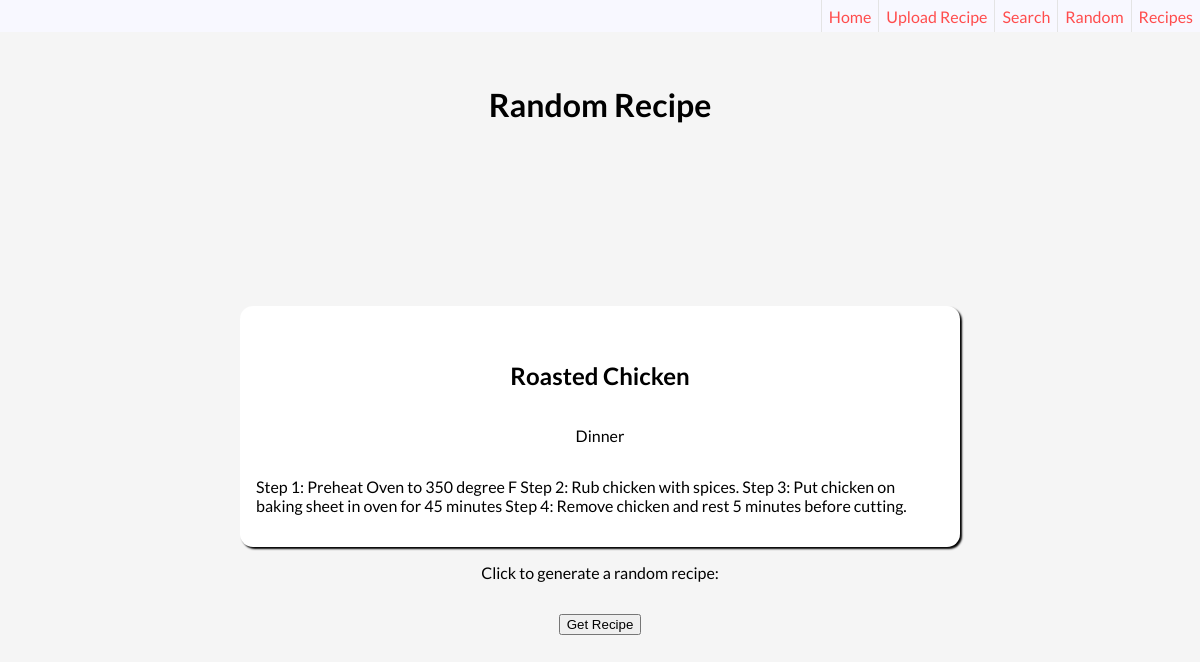
Page /random_recipe/ on the committed database.
### tables this page shows
CREATE TABLE recipes (
    id INTEGER PRIMARY KEY AUTOINCREMENT,
    title TEXT NOT NULL,
    img TEXT,
    type INTEGER NOT NULL,
    instructions TEXT NOT NULL
);

### app.py (the view)
@app.route('/random_recipe/', methods=('GET', 'POST'))
def random_recipe():
    if request.method == 'POST':
        conn = get_db_conn()
        recipes = conn.execute('SELECT * FROM recipes ORDER BY RANDOM() LIMIT 1').fetchall()
        conn.close()
        return render_template('random_recipe.html', recipes=recipes)
    conn = get_db_conn()
    recipes = conn.execute('SELECT * FROM recipes ORDER BY RANDOM() LIMIT 1').fetchall()
    conn.close()
    return render_template('random_recipe.html', recipes=recipes)

### app.py (called while the page is built)
def get_db_conn():
    conn = sqlite3.connect('database.db')
    conn.row_factory = sqlite3.Row
    return conn

### templates/random_recipe.html (shortened to what this page needs)
{% extends 'base.html' %}
{% block content %}
<div class="random-title">
  <h1>Random Recipe</h1>
</div>
<div class="recipe-container">
{% for recipe in recipes %}
<div class="recipe">
    <h2>{{recipe['title']}}</h2>
    {% if recipe['type'] == 0 %}
    <p>Breakfast</p>
    {% elif recipe['type'] == 1%}
    <p>Lunch</p>
    {% elif recipe['type'] == 2%}
    <p>Dinner</p>
    {% else %}
    <p>Misc.</p>
    {% endif %}
    <p>{{recipe['instructions']}}</p>
  </div>
  {% endfor %}
</div>
<div class="random-form">
    <form action="" method="POST">
        <label for="random">Click to generate a random recipe:</label>
      <div id="random-submit">
        <button>Get Recipe</button>
      </div>
    </form>
  </div>
{% endblock %}

### static/style.css (style rules this page uses)
body { font-family: 'Lato', sans-serif; margin: 0; background-color: whitesmoke; }
.random-title { margin-top: 2rem; display: flex; justify-content: center; }
.random-form { height: 40vh; width: 100vw; margin-top: 1rem; display: flex; flex-direction: column; align-content: space-around; align-items: center; justify-items: center; }
.random-form div { margin-top: 2rem; }
#random-submit { display: flex; justify-content: center; align-content: center; }
.recipe-container { margin-top: 5rem; display: flex; flex-direction: column; align-items: center; align-content: center; justify-content: center; margin-bottom: 1rem; }
.recipe { width: 60vw; max-width: 50rem; display: flex; flex-direction: column; align-items: center; align-content: center; justify-content: center; margin-top: 5rem; padding: 1rem 0 1rem 0; background-color: white; box-shadow: 2px 2px 2px black; border-radius: 13px; }
.recipe p { max-width: 50rem; padding: 0px 1rem 0px 1rem; }

### rows in the picture
recipes: title "Roasted Chicken", type "Dinner", instructions "Step 1: Preheat Oven to 350 degree F Step 2: Rub chicken with spices. Step 3: Put chicken on baking sheet in oven for 45 minutes Step 4: Remove chicken and rest 5 minutes before cutting."
